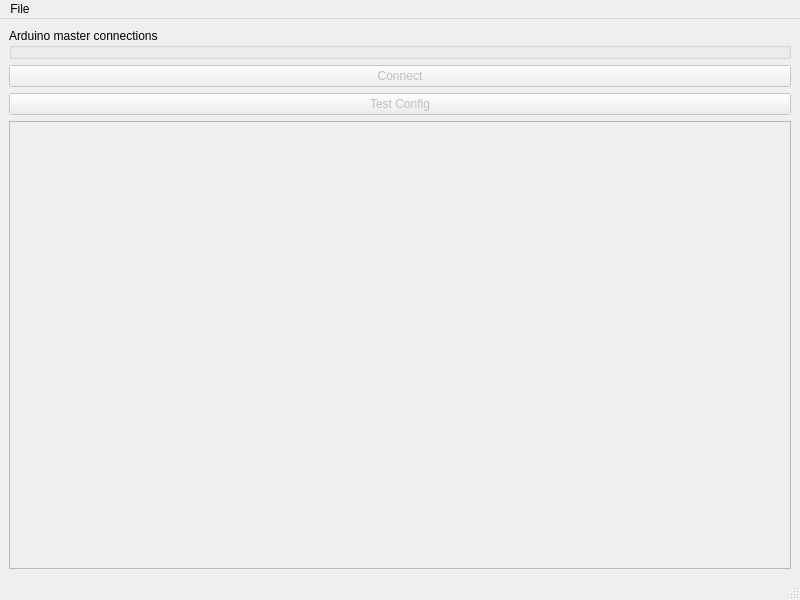
<?xml version="1.0" encoding="UTF-8"?>
<ui version="4.0">
 <class>MainWindow</class>
 <widget class="QMainWindow" name="MainWindow">
  <property name="geometry">
   <rect>
    <x>0</x>
    <y>0</y>
    <width>800</width>
    <height>600</height>
   </rect>
  </property>
  <property name="windowTitle">
   <string>MainWindow</string>
  </property>
  <widget class="QWidget" name="centralwidget">
   <layout class="QGridLayout" name="gridLayout_2">
    <item row="0" column="0">
     <layout class="QGridLayout" name="gridLayout">
      <item row="0" column="0">
       <widget class="QGroupBox" name="groupBox">
        <property name="title">
         <string>Arduino master connections</string>
        </property>
       </widget>
      </item>
      <item row="2" column="0">
       <widget class="QPushButton" name="pushButton_2">
        <property name="enabled">
         <bool>false</bool>
        </property>
        <property name="text">
         <string>Test Config</string>
        </property>
       </widget>
      </item>
      <item row="1" column="0">
       <widget class="QPushButton" name="pushButton">
        <property name="enabled">
         <bool>false</bool>
        </property>
        <property name="text">
         <string>Connect</string>
        </property>
       </widget>
      </item>
      <item row="3" column="0">
       <widget class="QScrollArea" name="scrollArea">
        <property name="widgetResizable">
         <bool>true</bool>
        </property>
        <widget class="QWidget" name="scrollAreaWidgetContents">
         <property name="geometry">
          <rect>
           <x>0</x>
           <y>0</y>
           <width>778</width>
           <height>429</height>
          </rect>
         </property>
         <layout class="QVBoxLayout" name="verticalLayout_2">
          <item>
           <layout class="QVBoxLayout" name="verticalLayout"/>
          </item>
         </layout>
        </widget>
       </widget>
      </item>
     </layout>
    </item>
   </layout>
  </widget>
  <widget class="QMenuBar" name="menubar">
   <property name="geometry">
    <rect>
     <x>0</x>
     <y>0</y>
     <width>800</width>
     <height>22</height>
    </rect>
   </property>
   <widget class="QMenu" name="menuFile">
    <property name="title">
     <string>File</string>
    </property>
    <addaction name="actionOpen_config_file"/>
    <addaction name="separator"/>
    <addaction name="actionSave"/>
   </widget>
   <addaction name="menuFile"/>
  </widget>
  <widget class="QStatusBar" name="statusbar"/>
  <action name="actionOpen_config_file">
   <property name="text">
    <string>Open config file</string>
   </property>
  </action>
  <action name="actionSave">
   <property name="text">
    <string>Save</string>
   </property>
  </action>
 </widget>
 <resources/>
 <connections/>
</ui>
